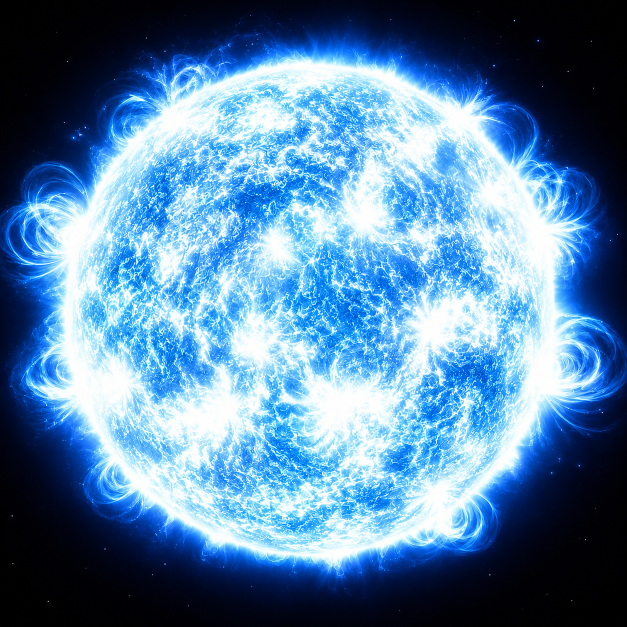
#> input picture resource/LA_image/編集元/1d8b72df-8f1f-415f-9dfb-5f6c8b8d4126.png, 1254 x 1254 px, found by its file name (shown at 1/2 size)
$ python star_trim.py
#> lines starting #> are read from the running program, lines starting #| are printed output that depends on the picture; after the words box and inside, x2 and y2 are one past the last pixel; in counts of white or black regions, pixels touching at a corner belong together
# -*- coding: utf-8 -*-
"""恒星・エンブレム素材の透過化。
恒星: 輝度→アルファ。ぼかしマスクで主要な発光体だけを残し、背景の微小な星を除去。
エンブレム: 最大チャンネル→アルファ + タイトクロップ。
"""
import numpy as np
from PIL import Image, ImageFilter

SRC = r"C:\Users\catso\Desktop\SFData\resource\LA_image\編集元"
DST = r"C:\Users\catso\Desktop\SFData\resource\LA_image"
EMB = r"C:\Users\catso\Desktop\SFData\resource\emblem"


def star_cut(src, dst, floor=0.045, gamma=0.9, core_thr=0.45, grow=40,
             grow_thr=0.04, pad=0.03, max_size=1200):
#> called with floor = 0.045, gamma = 0.9, core_thr = 0.45, grow = 40, grow_thr = 0.04, pad = 0.03, max_size = 1200
    im = Image.open(src).convert("RGB")
#> im is the input picture: PIL image 1254x1254 RGB; mean R, G, B 88.9, 129.9, 168.7
    rgb = np.asarray(im).astype(np.float32) / 255.0
    lum = rgb.max(axis=2)

    alpha = np.clip((lum - floor) / (1.0 - floor), 0.0, 1.0) ** gamma

    # 主要な発光体だけ残す: 高輝度コアを強くぼかして膨張させたソフトマスク。
    # 微小な背景星はぼかしで潰れて閾値未満になる
    core = (alpha > core_thr).astype(np.float32)
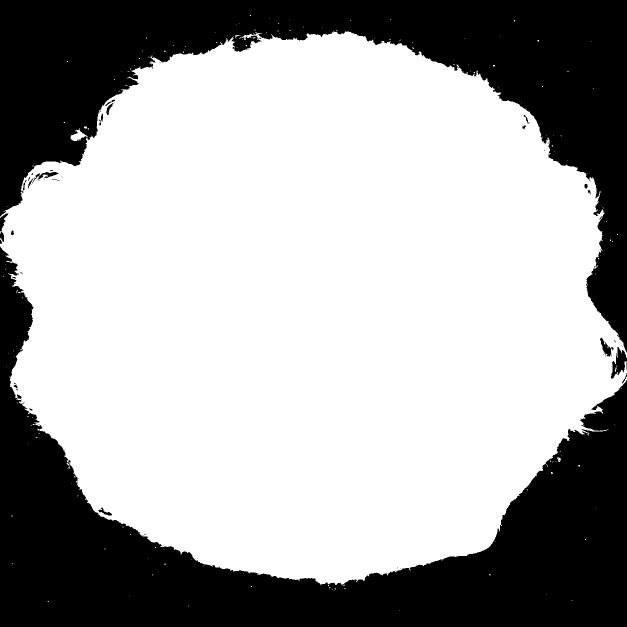
#> core: shape (1254, 1254) float32 (shown at 1/2 size); values 0 (black) and 1 (white), 66% white; 73 black regions (51 under 20 px), largest, box (x1, y1, x2, y2) and area: (0, 493, 1254, 1254) 281795, (0, 0, 1254, 705) 249678, (1222, 694, 1254, 758) 1012
    c_img = Image.fromarray((core * 255).astype(np.uint8))
    grown = np.asarray(c_img.filter(ImageFilter.GaussianBlur(grow))).astype(np.float32) / 255.0
    mask = (grown > grow_thr).astype(np.float32)
#> mask: shape (1254, 1254) float32; values 0 (black) and 1 (white), 81.5% white; 3 black regions, box (x1, y1, x2, y2) and area: (0, 866, 1254, 1254) 162623, (712, 0, 1254, 354) 67187, (0, 0, 622, 314) 61833
    m_img = Image.fromarray((mask * 255).astype(np.uint8))
    mask = np.asarray(m_img.filter(ImageFilter.GaussianBlur(grow // 2))).astype(np.float32) / 255.0
    alpha *= mask
#> alpha: shape (1254, 1254) float32; min 0, max 1, mean 0.656

    # 円盤内部の暗い模様を不透明化: 高輝度領域をぼかし→閾値でホール充填
    core2 = ((lum > 0.32) * 255).astype(np.uint8)
#> core2: shape (1254, 1254); 68.6% white; 33 black regions (29 under 20 px), largest, box (x1, y1, x2, y2) and area: (0, 494, 1254, 1254) 261784, (0, 0, 1254, 692) 232311, (1237, 714, 1246, 742) 174, (1237, 702, 1242, 713) 32
    filled = np.asarray(Image.fromarray(core2).filter(ImageFilter.GaussianBlur(45))).astype(np.float32) / 255.0
    filled = ((filled > 0.5) * 255).astype(np.uint8)
#> filled: shape (1254, 1254); 68.6% white; 2 black regions, box (x1, y1, x2, y2) and area: (0, 557, 1254, 1254) 261576, (0, 0, 1254, 656) 232953
    filled_soft = np.asarray(Image.fromarray(filled).filter(ImageFilter.GaussianBlur(6))).astype(np.float32) / 255.0
    alpha = np.maximum(alpha, filled_soft * mask)
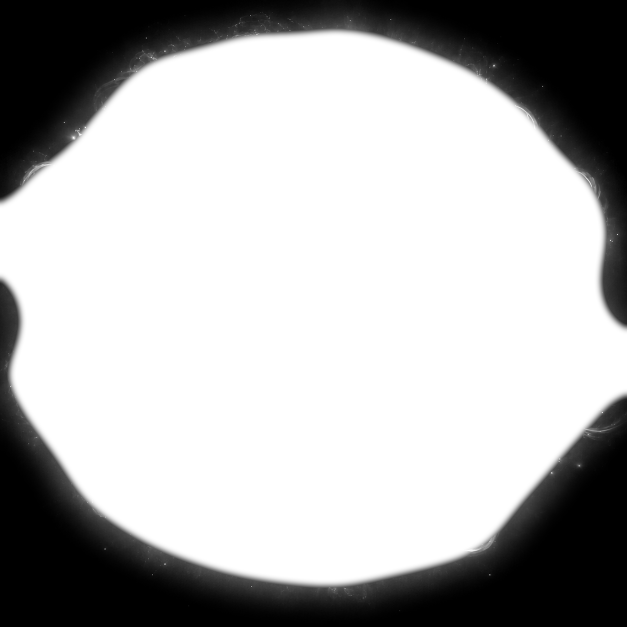
#> alpha: shape (1254, 1254) float32 (shown at 1/2 size); min 0, max 1, mean 0.701

    # クロップ(アルファ>0.02のbbox+pad)
    ys, xs = np.where(alpha > 0.02)
    y0, y1, x0, x1 = ys.min(), ys.max(), xs.min(), xs.max()
#> y0 = 0; y1 = 1234; x0 = 0; x1 = 1253
    ph = int((y1 - y0) * pad)
#> ph = 37
    pw = int((x1 - x0) * pad)
#> pw = 37
    y0, y1 = max(0, y0 - ph), min(alpha.shape[0], y1 + ph)
#> y1 = 1254
    x0, x1 = max(0, x0 - pw), min(alpha.shape[1], x1 + pw)
#> x1 = 1254

    out = np.dstack([rgb, alpha])[y0:y1, x0:x1]
    out8 = (out * 255).astype(np.uint8)
    out8[out8[..., 3] == 0, :3] = 0  # 完全透明部のRGBゼロ化
#> out8: shape (1254, 1254, 4); mean R, G, B, A 88.8, 129.8, 167.9, 178.7
    img = Image.fromarray(out8, "RGBA")
    if max(img.size) > max_size:
        r = max_size / max(img.size)
#> r = 0.957
        img = img.resize((round(img.width * r), round(img.height * r)), Image.LANCZOS)
    img.save(dst)
    print(dst, img.size)
#| C:\Users\catso\Desktop\SFData\resource\LA_image/LS_S_1.png (1200, 1200)
#> call 2 of star_cut, with floor = 0.045, gamma = 0.9, core_thr = 0.45, grow = 40, grow_thr = 0.04, pad = 0.03, max_size = 1200
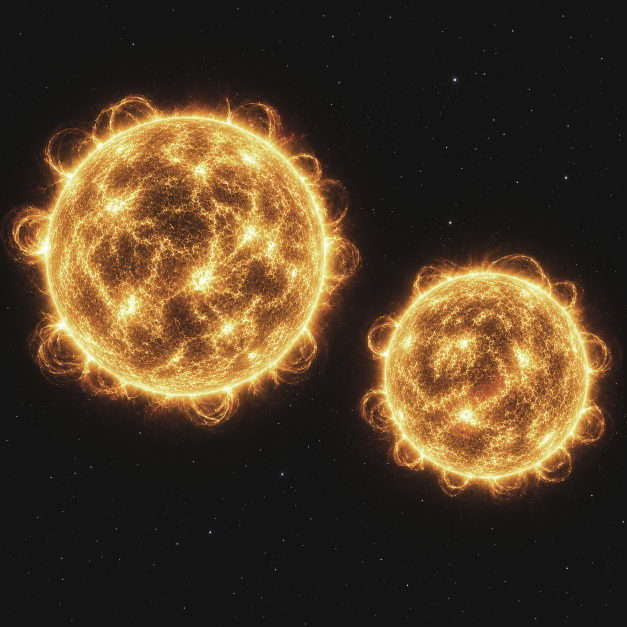
#> input picture resource/LA_image/編集元/ハクティバ・パラニド.png, 1254 x 1254 px, found by its file name (shown at 1/2 size)
#> in star_cut (call 2), `lum = rgb.max(axis=2)`:
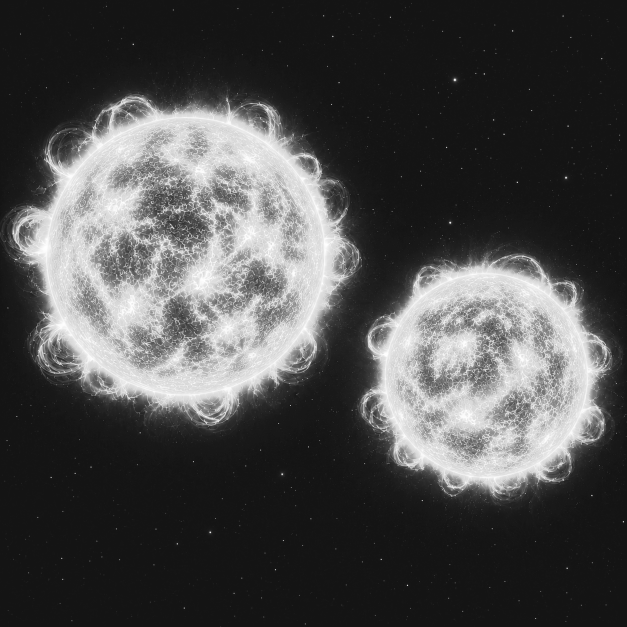
#> lum: shape (1254, 1254) float32 (shown at 1/2 size); min 0.0784, max 1, mean 0.299
#> in star_cut (call 2), `core = (alpha > core_thr).astype(np.float32)`: core: shape (1254, 1254) float32; values 0 (black) and 1 (white), 29.1% white; 635 white regions (616 under 20 px), largest, box (x1, y1, x2, y2) and area: (24, 190, 722, 853) 288635, (721, 510, 1223, 997) 166555, (344, 633, 365, 661) 123
#> in star_cut (call 2), `mask = (grown > grow_thr).astype(np.float32)`: mask: shape (1254, 1254) float32; values 0 (black) and 1 (white), 47.5% white; 1 white region, box (x1, y1, x2, y2) and area: (0, 138, 1254, 1051) 746737
#> in star_cut (call 2), `core2 = ((lum > 0.32) * 255).astype(np.uint8)`: core2: shape (1254, 1254); 32.1% white; 685 white regions (677 under 20 px), largest, box (x1, y1, x2, y2) and area: (18, 188, 722, 854) 321509, (719, 505, 1225, 1001) 180865, (82, 374, 93, 387) 46
#> in star_cut (call 2), `filled = ((filled > 0.5) * 255).astype(np.uint8)`: filled: shape (1254, 1254); 31.5% white; 2 white regions, box (x1, y1, x2, y2) and area: (39, 206, 702, 837) 320495, (740, 517, 1209, 985) 174677
#> in star_cut (call 2), `alpha = np.maximum(alpha, filled_soft * mask)`:
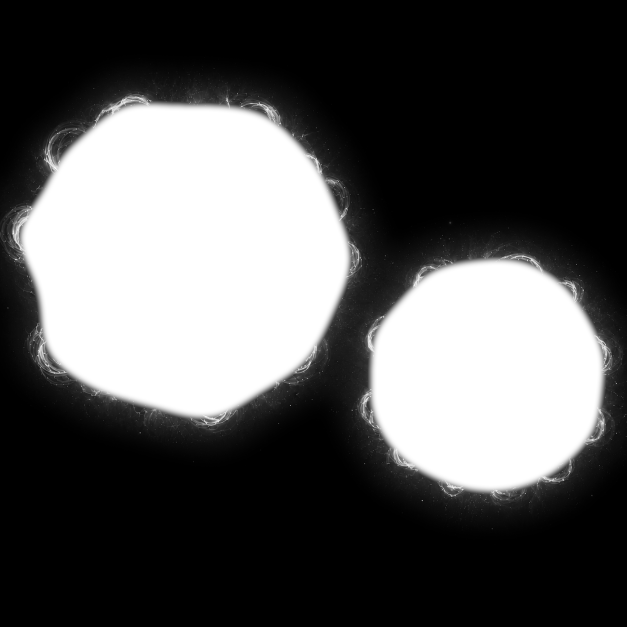
#> alpha: shape (1254, 1254) float32 (shown at 1/2 size); min 0, max 1, mean 0.336
#> in star_cut (call 2), `y0, y1, x0, x1 = ys.min(), ys.max(), xs.min(), xs.max()`: y0 = 115; y1 = 1067; x1 = 1253
#> in star_cut (call 2), `ph = int((y1 - y0) * pad)`: ph = 28
#> in star_cut (call 2), `y0, y1 = max(0, y0 - ph), min(alpha.shape[0], y1 + ph)`: y0 = 87; y1 = 1095
#> in star_cut (call 2), `x0, x1 = max(0, x0 - pw), min(alpha.shape[1], x1 + pw)`: x1 = 1254
#> in star_cut (call 2), `out = np.dstack([rgb, alpha])[y0:y1, x0:x1]`:
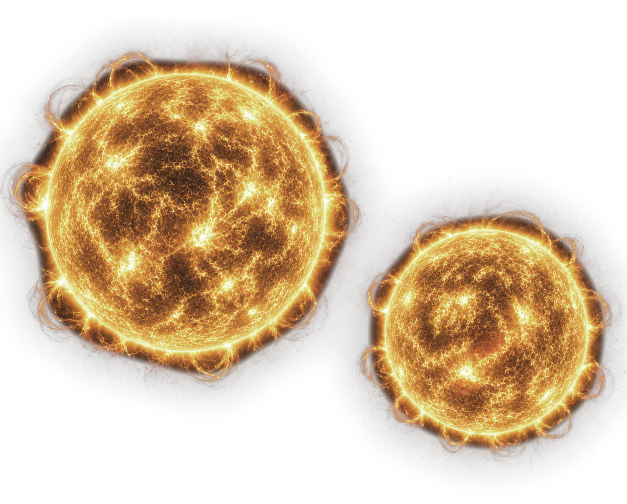
#> out: shape (1008, 1254, 4) float32 (shown at 1/2 size); mean R, G, B, A 0.355, 0.27, 0.163, 0.418; transparent parts drawn white
#| C:\Users\catso\Desktop\SFData\resource\LA_image/LS_S_3.png (1200, 965)


def emblem_cut(src, dst, floor=0.06, pad=0.04, max_size=900):
    im = Image.open(src).convert("RGB")
    rgb = np.asarray(im).astype(np.float32) / 255.0
    lum = rgb.max(axis=2)
    alpha = np.clip((lum - floor) / (1.0 - floor), 0.0, 1.0)
    ys, xs = np.where(alpha > 0.15)
    y0, y1, x0, x1 = ys.min(), ys.max(), xs.min(), xs.max()
    ph = int((y1 - y0) * pad)
    pw = int((x1 - x0) * pad)
    y0, y1 = max(0, y0 - ph), min(alpha.shape[0], y1 + ph)
    x0, x1 = max(0, x0 - pw), min(alpha.shape[1], x1 + pw)
    out = np.dstack([rgb, alpha])[y0:y1, x0:x1]
    out8 = (out * 255).astype(np.uint8)
    out8[out8[..., 3] == 0, :3] = 0
    img = Image.fromarray(out8, "RGBA")
    if max(img.size) > max_size:
        r = max_size / max(img.size)
        img = img.resize((round(img.width * r), round(img.height * r)), Image.LANCZOS)
    img.save(dst)
    print(dst, img.size)


def info_jpeg(src, dst, max_w=1536, quality=86):
#> called with max_w = 1536, quality = 86
    im = Image.open(src).convert("RGB")
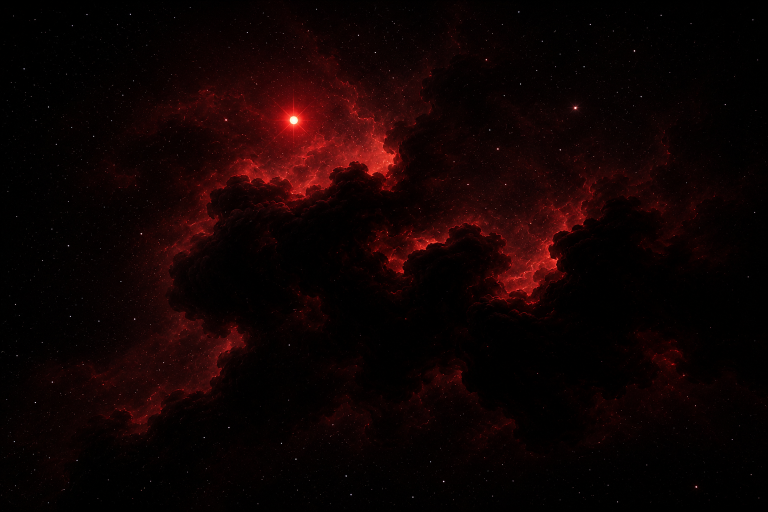
#> input picture resource/LA_image/編集元/c57bad32-5507-4436-aaa3-c28db50e07e1.png, 1536 x 1024 px, found by its file name (shown at 1/2 size)
#> im: PIL image 1536x1024 RGB
    if im.width > max_w:
        im = im.resize((max_w, round(im.height * max_w / im.width)), Image.LANCZOS)
    im.save(dst, quality=quality)
    print(dst, im.size)
#| C:\Users\catso\Desktop\SFData\resource\LA_image/Dogma_info.jpg (1536, 1024)


import os
star_cut(os.path.join(SRC, "1d8b72df-8f1f-415f-9dfb-5f6c8b8d4126.png"),
         os.path.join(DST, "LS_S_1.png"))
star_cut(os.path.join(SRC, "ハクティバ・パラニド.png"),
         os.path.join(DST, "LS_S_3.png"))
info_jpeg(os.path.join(SRC, "c57bad32-5507-4436-aaa3-c28db50e07e1.png"),
          os.path.join(DST, "Dogma_info.jpg"))
emblem_cut(os.path.join(EMB, "IGA_emblem.png"),
           os.path.join(EMB, "IGA_emblem_t.png"))
#> (the run stopped early here; a loop or call above may not have finished)
